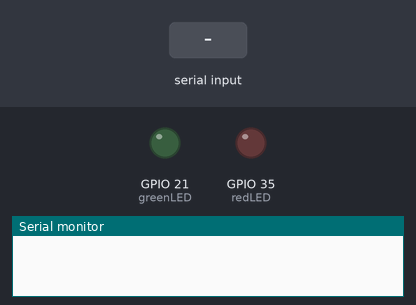
Bench run of a sketch on a simulated ESP32. Parts: output pins drawn as LEDs (lit = HIGH), the last lines printed to the serial monitor. The inputs (shaded band) are chosen by the test bench.

Above: at 1.2 s.
1.3 s: byte 90 received over Serial
At 1.7 s:
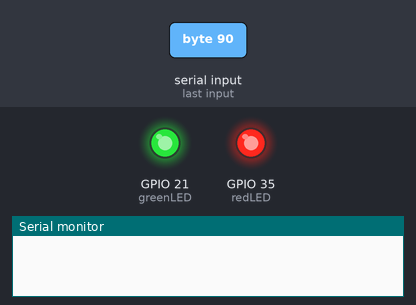
3.3 s: byte 120 received over Serial
At 4.5 s:
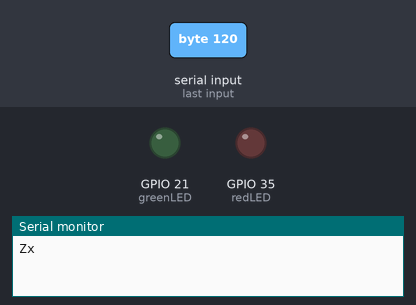
Timing chart, 0 to 6.3 s (numbered marks = the images above; inputs shaded):
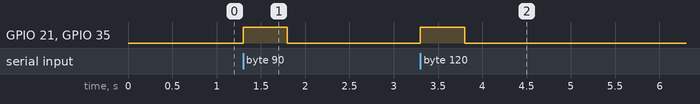

The sketch:

lightwhenscannedWORKING.ino
```cpp
// Adesso NuScan 5200TU
int greenLED = 21;
int redLED = 35;
//const int maxBarcodeLength = 20;
//char barcode[maxBarcodeLength + 1];
//int i = 0;

void setup() {
  pinMode(greenLED, OUTPUT);
  pinMode(redLED, OUTPUT);
  Serial.begin(9600); // initialize
}

void loop() {
  if (Serial.available()) { // check if there is serial input
    char num = Serial.read(); // read serial input
    if (isAlphaNumeric(num)) { // if barcode is alphanumeric
      digitalWrite(greenLED, HIGH); // turn on LED
      digitalWrite(redLED, HIGH);
      delay(500);
      digitalWrite(greenLED, LOW); // turn off LED
      digitalWrite(redLED, LOW);

      //if (i < maxBarcodeLength - 1) {
      //  barcode[i++] = num;
      //  barcode[i] = '\0';
      //}

      Serial.print(num); // print barcode in serial monitor
    }
  }
}
```

Measured:
- after the input at 1.3 s, GPIO 21 (greenLED), GPIO 35 (redLED): LOW → HIGH at once, → LOW 0.50 s later
- after the input at 3.3 s, GPIO 21 (greenLED), GPIO 35 (redLED): LOW → HIGH at once, → LOW 0.50 s later
